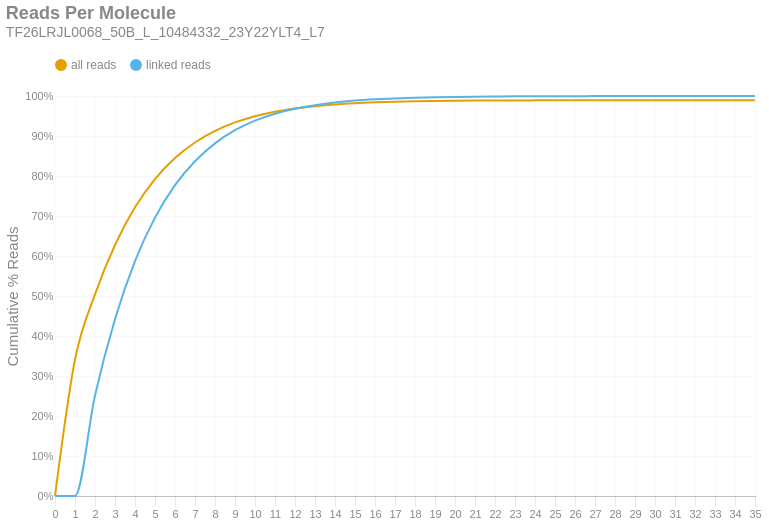

The code cell stored with this chart in its notebook:
### Markdown cell above
### Reads per Molecule
This chart shows the cumulative distribution of the number of reads per linked molecule. That is, how many alignments are associated with a unique molecule. This excludes the number of reads associated with invalid or absent linked-read barcodes. The `linked` histogram is the percentages recalculated when disregarding singletons.

### Code cell
if SKIPLR:
    print_html(f"Skipped")
else:
    counts = np.bincount(valids['reads'].cast(pl.Int64).to_numpy())
    weighted = counts * np.arange(len(counts))
    all_perc = weighted / n_reads
    linked_perc = weighted / n_linked_reads
    linked_perc[1] = 0
    binned_df = pl.DataFrame({
        'readsper': list(range(len(counts))),
        'all reads (cumsum)': np.cumsum(all_perc).tolist(),
        'linked reads (cumsum)': np.cumsum(linked_perc).tolist(),
    })

    with SafeRender(binned_df):
        (
            density_plot(binned_df, 'Reads Per Molecule', samplename, 'readspmol')
            .encode(
                x=alt.X('readsper:O', title=None).axis(labelAngle=0).scale(padding=0),
                y=alt.Y('value:Q', title='Cumulative % Reads').axis(format='%').stack(False),
                color=alt.Color("key:N").scale(domain=["all reads", "linked reads"]),
                tooltip=[
                    alt.Tooltip("key:N", title="Data Type"),
                    alt.Tooltip("readsper:O", title="Reads Per Molecule"),
                    alt.Tooltip("value:Q", format=".2%", title="% Reads (Cum.)")
                ]            
            )
        ).display()

### Figure 1 — Vega-Lite specification as saved in the notebook (floating-point values rounded to 4 significant figures)
{"width": "container", "height": 400, "config": {"title": {"anchor": "start", "dy": -15, "fontSize": 18, "color": "#888888", "subtitleColor": "#888888", "subtitleFontSize": 14}, "arc": {"fill": "#0072B2"}, "axis": {"domainColor": "#888888", "domainWidth": 0.5, "gridWidth": 0.2, "grid": false, "titleFontWeight": 400, "titleFontSize": 15, "labelFontSize": 11, "labelColor": "#888888", "tickColor": "#888888", "tickWidth": 0.2, "titleColor": "#888888"}, "axisBand": {"grid": false}, "axisX": {"grid": true, "tickSize": 10, "domainCap": "round"}, "axisY": {"domain": false, "grid": true, "tickSize": 0, "domainCap": "round"}, "background": "transparent", "header": {"labelFontSize": 15, "labelColor": "#888888", "titleFontSize": 15, "titleFontWeight": 600, "titleColor": "#888888"}, "legend": {"labelFont": "sans-serif", "labelFontSize": 12, "labelColor": "#888888", "symbolSize": 100, "symbolType": "circle", "titleFontSize": 12, "titlePadding": 10, "titleColor": "#888888", "title": null, "orient": "top"}, "range": {"category": ["#E69F00", "#56B4E9", "#009E73", "#F0E442", "#0072B2", "#D55E00", "#CC79A7", "#000000"], "diverging": ["#cfe8f3", "#a2d4ec", "#73bfe2", "#46abdb", "#1696d2", "#12719e"]}, "area": {"fill": "#0072B2", "fillOpacity": 0.7, "line": true, "strokeOpacity": 0.7}, "line": {"color": "#0072B2", "stroke": "#0072B2", "strokeWidth": 2}, "trail": {"color": "#0072B2", "stroke": "#0072B2", "strokeWidth": 0, "size": 1}, "point": {"filled": true, "fillOpacity": 1.0, "size": 95}, "text": {"color": "#888888", "fontSize": 11, "align": "right", "fontWeight": 400, "size": 11}, "bar": {"fill": "#0072B2", "stroke": null}, "view": {"stroke": null, "continuousWidth": 660, "continuousHeight": 400}}, "data": {"name": "data-2e04bbb1cac53f6641ab8e851b7309ee"}, "mark": {"type": "line", "interpolate": "monotone", "point": {"opacity": 0, "size": 275}}, "encoding": {"color": {"field": "key", "scale": {"domain": ["all reads", "linked reads"]}, "type": "nominal"}, "tooltip": [{"field": "key", "title": "Data Type", "type": "nominal"}, {"field": "readsper", "title": "Reads Per Molecule", "type": "ordinal"}, {"field": "value", "format": ".2%", "title": "% Reads (Cum.)", "type": "quantitative"}], "x": {"axis": {"labelAngle": 0}, "field": "readsper", "scale": {"padding": 0}, "title": null, "type": "ordinal"}, "y": {"axis": {"format": "%"}, "field": "value", "stack": false, "title": "Cumulative % Reads", "type": "quantitative"}}, "params": [{"name": "param_c36ac31b6afebe62", "select": {"type": "point", "fields": ["key"]}, "bind": "legend"}], "title": {"text": "Reads Per Molecule", "subtitle": "TF26LRJL0068_50B_L_10484332_23Y22YLT4_L7"}, "transform": [{"fold": ["all reads (cumsum)", "linked reads (cumsum)"]}, {"calculate": "replace(datum.key, ' (cumsum)', '')", "as": "key"}, {"filter": {"param": "param_c36ac31b6afebe62"}}], "usermeta": {"embedOptions": {"downloadFileName": "TF26LRJL0068_50B_L_10484332_23Y22YLT4_L7.readspmol"}}, "$schema": "https://vega.github.io/schema/vega-lite/v6.4.1.json", "datasets": {"data-2e04bbb1cac53f6641ab8e851b7309ee": [{"readsper": 0, "all reads (cumsum)": 0.0, "linked reads (cumsum)": 0.0}, {"readsper": 1, "all reads (cumsum)": 0.341, "linked reads (cumsum)": 0.0}, {"readsper": 2, "all reads (cumsum)": 0.5039, "linked reads (cumsum)": 0.2511}, {"readsper": 3, "all reads (cumsum)": 0.6275, "linked reads (cumsum)": 0.4417}, {"readsper": 4, "all reads (cumsum)": 0.7217, "linked reads (cumsum)": 0.587}, {"readsper": 5, "all reads (cumsum)": 0.7923, "linked reads (cumsum)": 0.6959}, {"readsper": 6, "all reads (cumsum)": 0.8449, "linked reads (cumsum)": 0.777}, {"readsper": 7, "all reads (cumsum)": 0.8837, "linked reads (cumsum)": 0.8369}, {"readsper": 8, "all reads (cumsum)": 0.9128, "linked reads (cumsum)": 0.8817}, {"readsper": 9, "all reads (cumsum)": 0.934, "linked reads (cumsum)": 0.9145}, {"readsper": 10, "all reads (cumsum)": 0.9496, "linked reads (cumsum)": 0.9384}, {"readsper": 11, "all reads (cumsum)": 0.9608, "linked reads (cumsum)": 0.9558}, {"readsper": 12, "all reads (cumsum)": 0.9688, "linked reads (cumsum)": 0.9681}, {"readsper": 13, "all reads (cumsum)": 0.9746, "linked reads (cumsum)": 0.977}, {"readsper": 14, "all reads (cumsum)": 0.979, "linked reads (cumsum)": 0.9839}, {"readsper": 15, "all reads (cumsum)": 0.982, "linked reads (cumsum)": 0.9885}, {"readsper": 16, "all reads (cumsum)": 0.9841, "linked reads (cumsum)": 0.9916}, {"readsper": 17, "all reads (cumsum)": 0.9856, "linked reads (cumsum)": 0.994}, {"readsper": 18, "all reads (cumsum)": 0.9867, "linked reads (cumsum)": 0.9957}, {"readsper": 19, "all reads (cumsum)": 0.9875, "linked reads (cumsum)": 0.9969}, {"readsper": 20, "all reads (cumsum)": 0.988, "linked reads (cumsum)": 0.9977}, {"readsper": 21, "all reads (cumsum)": 0.9884, "linked reads (cumsum)": 0.9984}, {"readsper": 22, "all reads (cumsum)": 0.9887, "linked reads (cumsum)": 0.9988}, {"readsper": 23, "all reads (cumsum)": 0.989, "linked reads (cumsum)": 0.9992}, {"readsper": 24, "all reads (cumsum)": 0.9891, "linked reads (cumsum)": 0.9993}, {"readsper": 25, "all reads (cumsum)": 0.9892, "linked reads (cumsum)": 0.9996}, {"readsper": 26, "all reads (cumsum)": 0.9893, "linked reads (cumsum)": 0.9996}, {"readsper": 27, "all reads (cumsum)": 0.9893, "linked reads (cumsum)": 0.9997}, {"readsper": 28, "all reads (cumsum)": 0.9894, "linked reads (cumsum)": 0.9998}, {"readsper": 29, "all reads (cumsum)": 0.9894, "linked reads (cumsum)": 0.9998}, {"readsper": 30, "all reads (cumsum)": 0.9894, "linked reads (cumsum)": 0.9999}, {"readsper": 31, "all reads (cumsum)": 0.9895, "linked reads (cumsum)": 0.9999}, {"readsper": 32, "all reads (cumsum)": 0.9895, "linked reads (cumsum)": 1.0}, {"readsper": 33, "all reads (cumsum)": 0.9895, "linked reads (cumsum)": 1.0}, {"readsper": 34, "all reads (cumsum)": 0.9895, "linked reads (cumsum)": 1.0}, {"readsper": 35, "all reads (cumsum)": 0.9895, "linked reads (cumsum)": 1.0}]}}
